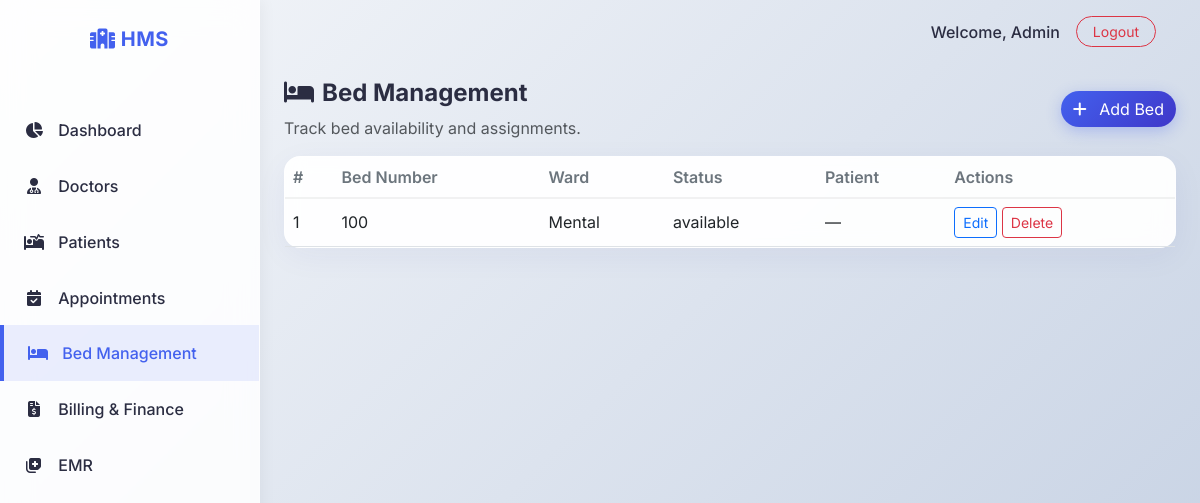
Screenshot of /beds/ (signed in) with the database file from the repository.
### models.py (models this page shows)
class Bed(db.Model):
    id = db.Column(db.Integer, primary_key=True)
    bed_number = db.Column(db.String(20), nullable=False, unique=True)
    ward = db.Column(db.String(100), nullable=False)
    status = db.Column(db.String(20), default='available') # available, occupied, maintenance
    patient_id = db.Column(db.Integer, db.ForeignKey('patient.id'), nullable=True)

### routes/beds.py (the view)
@beds_bp.route('/')
@login_required
def list_beds():
    beds = Bed.query.order_by(Bed.ward, Bed.bed_number).all()
    return render_template('beds.html', beds=beds)

### app.py (called while the page is built)
@login_manager.user_loader
def load_user(user_id):
    return User.query.get(int(user_id))

### templates/beds.html
{% extends "base.html" %}
{% block content %}
<div class="d-flex justify-content-between align-items-center mb-3">
    <div>
        <h4 class="fw-bold text-main"><i class="fa-solid fa-bed me-2"></i>Bed Management</h4>
        <p class="text-muted mb-0">Track bed availability and assignments.</p>
    </div>
    <div>
        <a href="{{ url_for('beds.add_bed') }}" class="btn btn-primary rounded-pill">
            <i class="fa-solid fa-plus me-2"></i> Add Bed
        </a>
    </div>
</div>
<div class="card glass">
    <div class="card-body p-0">
        <div class="table-responsive">
            <table class="table table-hover mb-0">
                <thead>
                    <tr>
                        <th>#</th>
                        <th>Bed Number</th>
                        <th>Ward</th>
                        <th>Status</th>
                        <th>Patient</th>
                        <th>Actions</th>
                    </tr>
                </thead>
                <tbody>
                    {% for b in beds %}
                    <tr>
                        <td>{{ b.id }}</td>
                        <td>{{ b.bed_number }}</td>
                        <td>{{ b.ward }}</td>
                        <td>{{ b.status }}</td>
                        <td>{{ b.patient.name if b.patient else '—' }}</td>
                        <td>
                            <a href="{{ url_for('beds.edit_bed', id=b.id) }}" class="btn btn-sm btn-outline-primary">Edit</a>
                            <form method="POST" action="{{ url_for('beds.delete_bed', id=b.id) }}" style="display:inline-block;" onsubmit="return confirm('Delete this bed?');">
                                <button class="btn btn-sm btn-outline-danger">Delete</button>
                            </form>
                        </td>
                    </tr>
                    {% else %}
                    <tr><td colspan="6" class="text-center text-muted py-3">No beds found.</td></tr>
                    {% endfor %}
                </tbody>
            </table>
        </div>
    </div>
</div>
{% endblock %}

### static/css/style.css (style rules this page uses)
:root { --primary-color: #4361ee; --secondary-color: #3f37c9; --accent-color: #4cc9f0; --bg-color: #f8f9fa; --text-main: #2b2d42; --text-muted: #6c757d; --sidebar-bg: rgba(255, 255, 255, 0.85); --card-bg: rgba(255, 255, 255, 0.95); }
body { font-family: 'Inter', sans-serif; background: linear-gradient(135deg, #f5f7fa 0%, #c3cfe2 100%); background-attachment: fixed; color: var(--text-main); min-height: 100vh; }
.glass { background: var(--card-bg); backdrop-filter: blur(10px); -webkit-backdrop-filter: blur(10px); border: 1px solid rgba(255, 255, 255, 0.3); border-radius: 1rem; box-shadow: 0 8px 32px rgba(31, 38, 135, 0.05); }
.btn-primary { background: linear-gradient(135deg, var(--primary-color), var(--secondary-color)); border: none; box-shadow: 0 4px 15px rgba(67, 97, 238, 0.3); transition: all 0.3s ease; }
.table { --bs-table-bg: transparent; }
.table th { font-weight: 600; color: var(--text-muted); border-bottom: 2px solid rgba(0,0,0,0.05); }
.table td { vertical-align: middle; }

### rows the page displays
Bed: id "1", bed_number "100", ward "Mental", status "available", patient "—"
